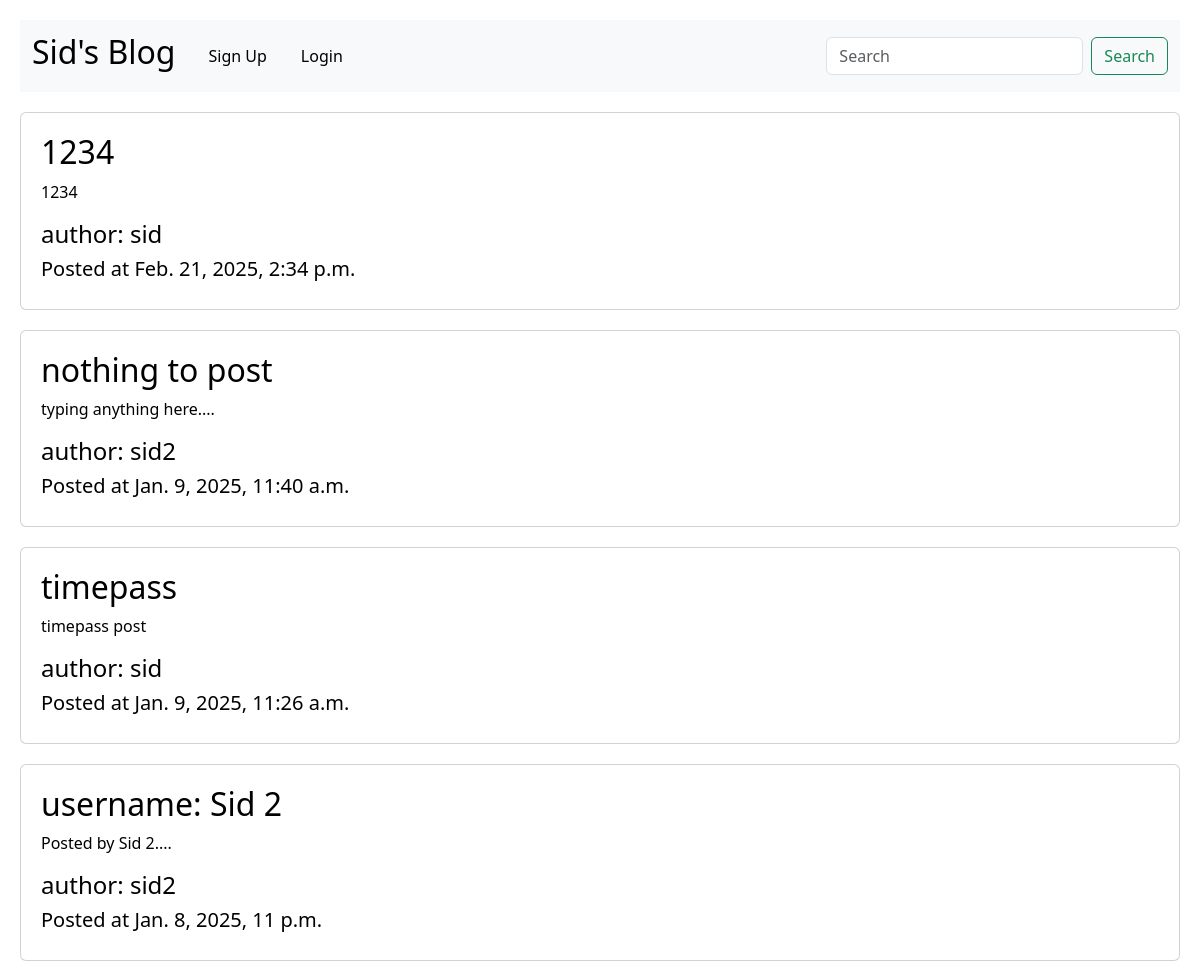
Before: / (upper part) with the older database file.
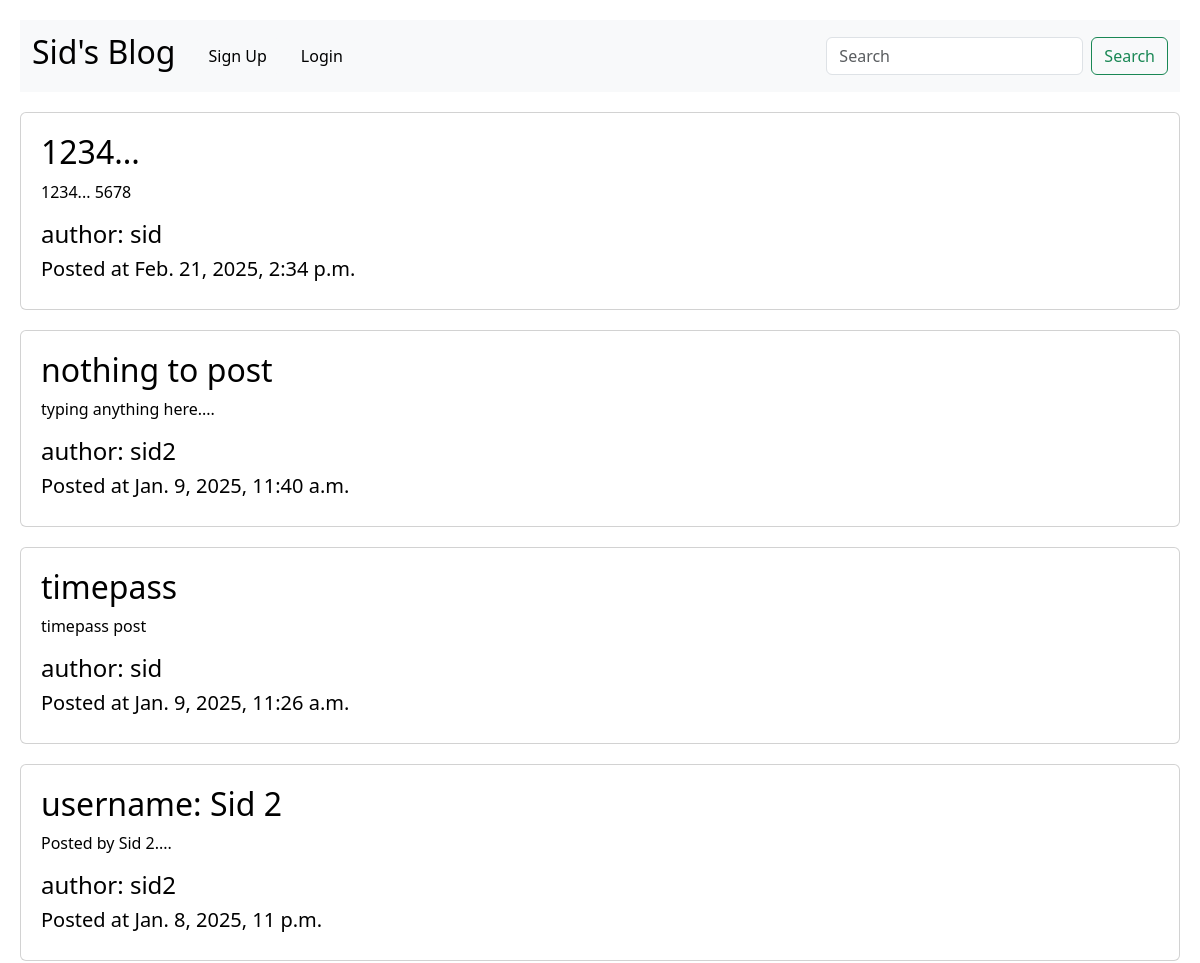
After: the same page with the newer database file.
### posts/models.py (models this page shows)
class Post(models.Model):
    author=models.ForeignKey(User, on_delete=models.CASCADE)
    title = models.CharField(max_length=100)
    body = models.CharField(max_length=1000000)
    created_at = models.DateTimeField(default=datetime.now, blank=True)

### posts/views.py (the view)
# urls.py: path('', views.index, name='index'),
def index(request):
    posts = Post.objects.all()
    return render(request, 'index.html', {'posts': posts})

### templates/index.html (shortened to what this page needs)
<!DOCTYPE html>
<html>
<head>
  <link href="https://cdn.jsdelivr.net/npm/bootstrap@5.3.3/dist/css/bootstrap.min.css" rel="stylesheet"
>
</head>
<body>
  <nav class="navbar navbar-expand-lg navbar-light bg-light">
  <div class="container-fluid">
    <a class="navbar-brand" href="/"><h2>Sid's Blog</h2></a>
    <div class="collapse navbar-collapse" id="navbarSupportedContent">
      <ul class="navbar-nav me-auto mb-2 mb-lg-0">
        {% if user.is_authenticated %}
        <li class="nav-item dropdown mx-1">
          <a class="nav-link dropdown-toggle" href="#" role="button" data-bs-toggle="dropdown"
            aria-expanded="false">
            Welcome {{ request.user }}
          </a>
          <ul class="dropdown-menu">
            <li><a class="dropdown-item" href="/logout">Logout</a></li>
          </ul>
        </li>
        {% else %}
        <li class="nav-item mx-1">
          <button type="button" class="btn btn-light" data-bs-toggle="modal" data-bs-target="#signupModal">
            Sign Up
          </button>
        </li>
        <li class="nav-item mx-1">
          <button type="button" class="btn btn-light" data-bs-toggle="modal" data-bs-target="#loginModal">
            Login
          </button>
        </li>
        {% endif %}
      </ul>
      <form method="get" action="/search" class="d-flex">
        <input class="form-control me-2" type="search" placeholder="Search" name="query" id="query"
          aria-label="Search" />
        <button class="btn btn-outline-success" type="submit">Search</button>
      </form>
    </div>
  </div>
</nav>
  <div class="row">
    <div class="leftcolumn">
      {% for post in posts reversed %}
      <div class="card">
        <a style="text-decoration: none; color: black" href="/post/{{post.id}}">
          <h2>{{post.title}}</h2>
          <p>{{post.body|truncatewords:20}}</p>
          <h4>author: {{post.author}}</h4>
          <h5>Posted at {{post.created_at}}</h5>
        </a>
      </div>
      {% endfor %}
    </div>
  </div>
</body>
</html>

### templates/index.html (style rules this page uses)
* { box-sizing: border-box; }
body { font-family: Arial; padding: 20px; background: #f1f1f1; }
.leftcolumn { float: left; width: 100%; }
.card { background-color: white; padding: 20px; margin-top: 20px; }
.row:after { content: ""; display: table; clear: both; }

Changed rows visible on the page:
changed Post "Feb. 21, 2025, 2:34 p.m.": title "1234" → "1234..."; body "1234" → "1234... 5678"
